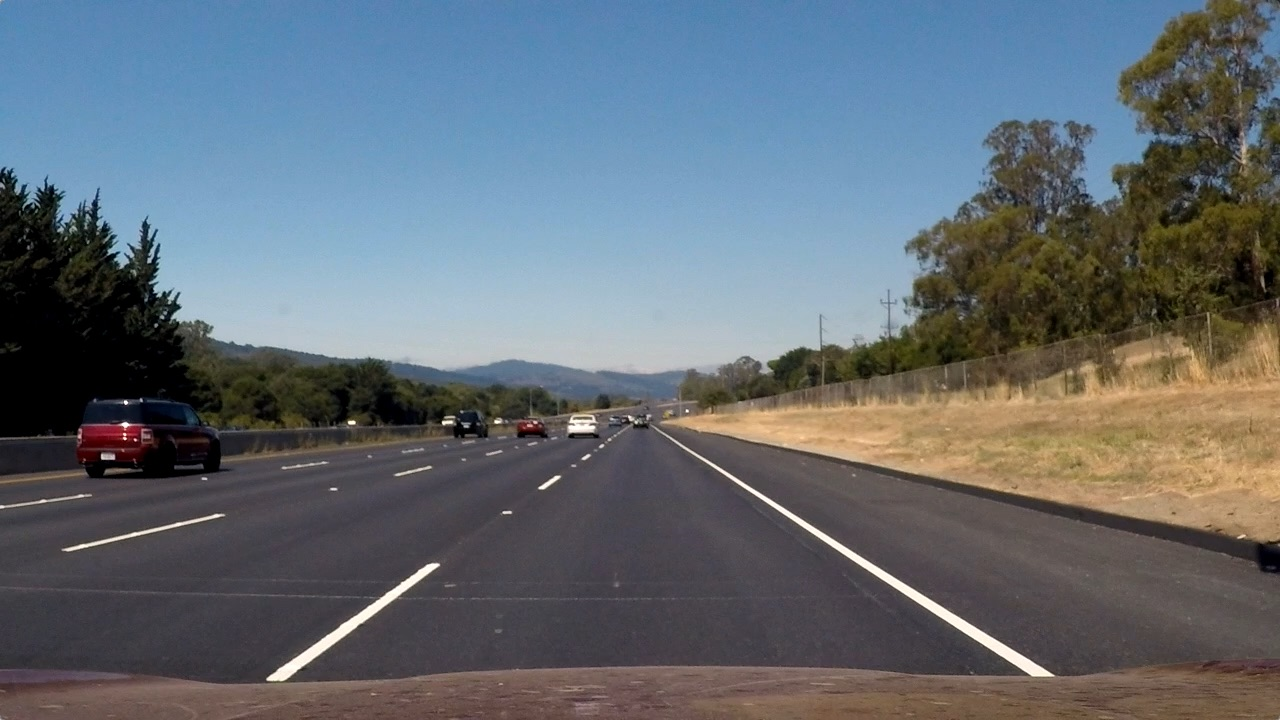
#> input picture Images/straight_lines2.jpg, 1280 x 720 px, found by its file name
$ python calibrate.py
#> lines starting #> are read from the running program, lines starting #| are printed output that depends on the picture
import numpy as np
import matplotlib.pyplot as plt
import matplotlib.image as mpimg
import glob
import cv2
import pickle

### Generates calibration data and perspective matrix
# and stores the data in wide_dist_pickle.p


calibration_image_dir = "./images/camera_cal"
load_cal = True # Si false recalibrates came

if not load_cal:
    # prepare object points
    nx = 9#TODO: enter the number of inside corners in x
    ny = 6#TODO: enter the number of inside corners in y

    objp = np.zeros((ny*nx, 3), np.float32)
    objp[:, :2] = np.mgrid[0:nx, 0:ny].T.reshape(-1, 2)

    # Arrays to store object points and image points from all the images.
    objpoints = [] # 3d points in real world space
    imgpoints = [] # 2d points in image plane.


    ## Make a list of calibration images
    images = glob.glob('./images/camera_cal/calibration*.jpg')
    #images = glob.glob('./images/iphone/IMG_*.JPG')

    # Step through the list and search for chessboard corners
    for idx, fname in enumerate(images):
        img = cv2.imread(fname)
        gray = cv2.cvtColor(img, cv2.COLOR_BGR2GRAY)

        # Find the chessboard corners
        ret, corners = cv2.findChessboardCorners(gray, (nx, ny), None)

        # If found, add object points, image points
        if ret == True:
            objpoints.append(objp)
            imgpoints.append(corners)

            # Draw and display the corners
            cv2.drawChessboardCorners(img, (nx,ny), corners, ret)
            #write_name = 'corners_found'+str(idx)+'.jpg'
            #cv2.imwrite(write_name, img)
            cv2.imshow('img', img)
            cv2.waitKey(500)

    cv2.destroyAllWindows()


    # Do camera calibration given object points and image points
    ret, mtx, dist, rvecs, tvecs = cv2.calibrateCamera(objpoints, imgpoints, img_size,None,None)


else:
    cal_data = pickle.load(open("./wide_dist_pickle.p", "rb"))
#> (reads wide_dist_pickle.p from the repository)
    mtx = cal_data["mtx"]
    dist = cal_data["dist"]

# Test undistortion on an image
img = plt.imread('./images/test_images/straight_lines2.jpg')
#> img is the input picture: shape (720, 1280, 3); mean R, G, B 99.4, 107.7, 115.1
img_size = (img.shape[1], img.shape[0])
#> img_size = (1280, 720)


undist = cv2.undistort(img, mtx, dist, None, mtx)
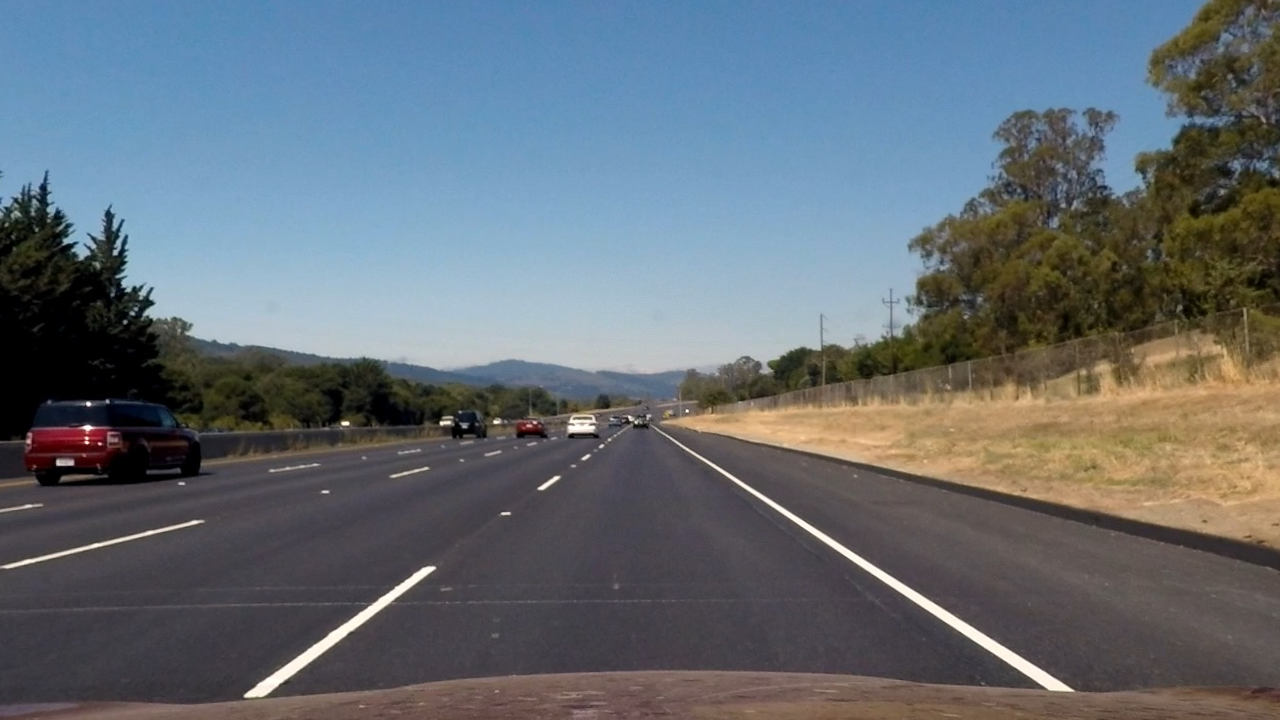
#> undist: shape (720, 1280, 3); mean R, G, B 100.4, 109.1, 116.7

plt.imsave('./images/test_images/undistorted2.jpg', undist)

# image1 correction
src = np.float32([[202., 720.], [582., 460.], [700., 460.], [1110., 720.]])
dst = np.float32([[202., 720.], [202., 100.], [1110., 100.], [1110., 720.]])

#image 2 correction
src = np.float32([[250., 700.], [598., 448.], [685., 448.], [1068., 700.]])
dst = np.float32([[250., 700.], [250., 00.], [1068., 00.], [1068., 700.]])

#image 2 correction bis
src = np.float32([[220., 720.], [580., 460.], [702., 460.], [1090., 720.]])
dst = np.float32([[220., 720.], [210., 130.], [1000., 130.], [1000., 720.]])


M = cv2.getPerspectiveTransform(src, dst)

# Save the camera calibration result for later use (we won't worry about rvecs / tvecs)
dist_pickle = {}
dist_pickle["mtx"] = mtx
dist_pickle["dist"] = dist
dist_pickle["warp"] = M

pickle.dump(dist_pickle, open("./wide_dist_pickle.p", "wb"))

warped = cv2.warpPerspective(undist, M, img_size, flags=cv2.INTER_LINEAR)
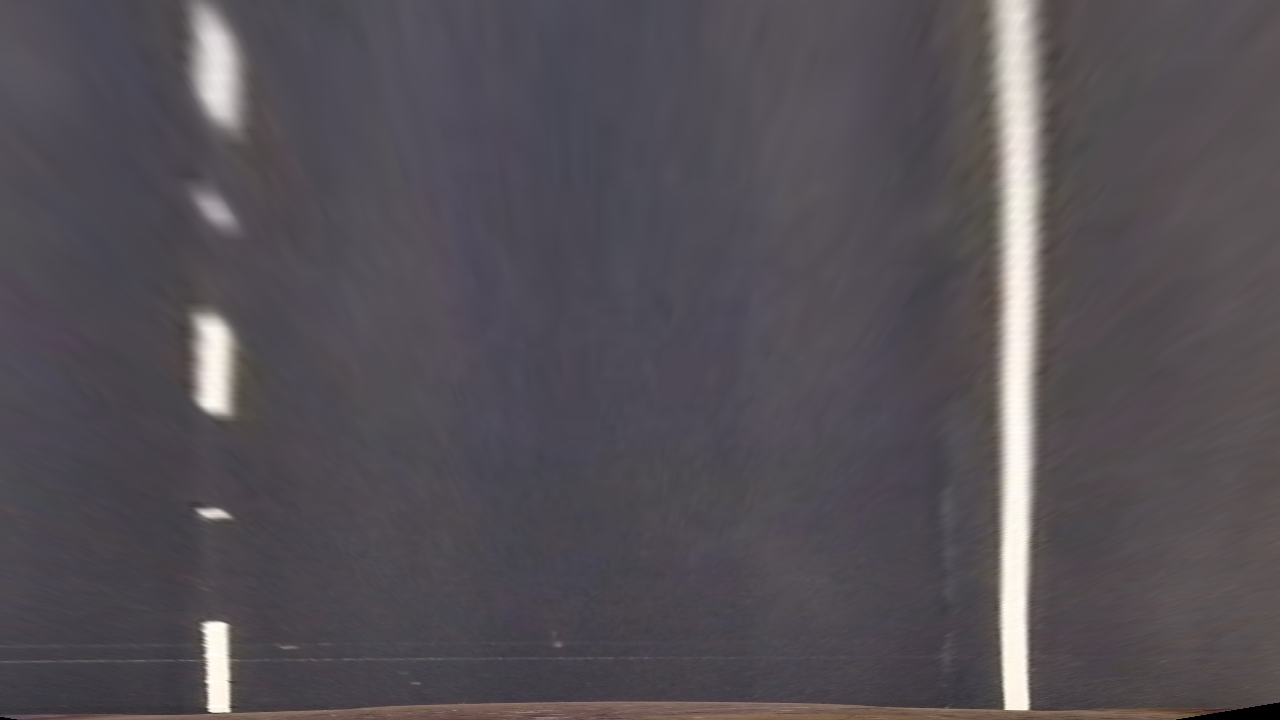
#> warped: shape (720, 1280, 3); mean R, G, B 85.1, 80.1, 85.9

plt.imsave('./images/test_images/warped2.jpg', warped)

#dst = cv2.cvtColor(dst, cv2.COLOR_BGR2RGB)
# Visualize undistortion
f, axes = plt.subplots(2, 2, figsize=(20,10))

axes[0, 0].imshow(img)
axes[0, 0].set_title('Original Image', fontsize=30)
axes[0, 1].imshow(undist)
axes[0, 1].set_title('Undistorted Image', fontsize=30)
axes[1, 0].imshow(warped)
axes[1, 0].set_title('Warped Image', fontsize=30)
plt.show()
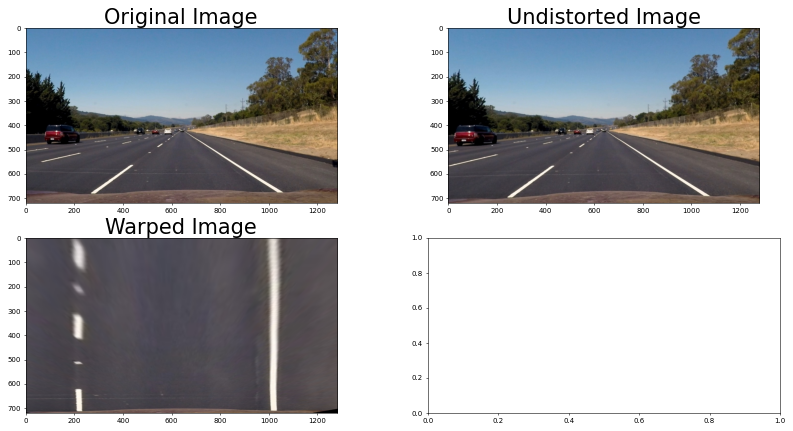
#> figure drawn by matplotlib, 3 panels
